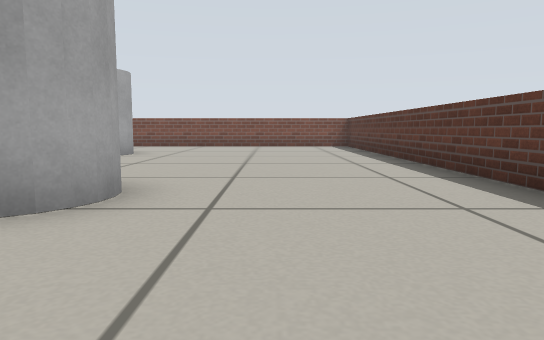
[1] (above)

16 first-person views from a walk through a Gazebo world. The camera is 0.31 m above the floor, tilts 6° down and sees 70° across. The floor is counted in squares, 0.5 m on a side. Each view is taken from the middle of a square. On the plan, view 1 faces up. The plan holds only what a view shows up to about 10 squares ahead; the rest is blank.

[2]
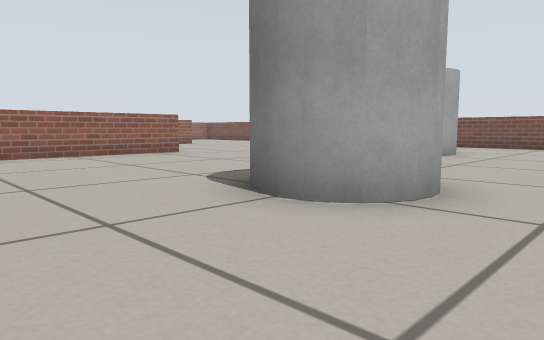

[3]
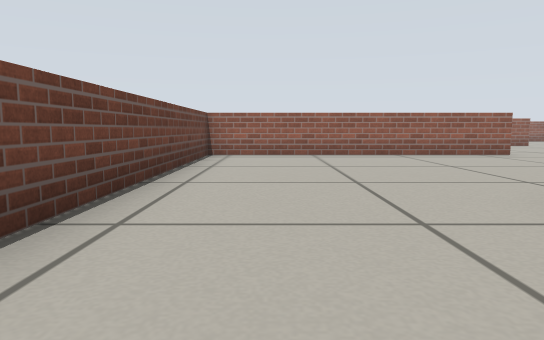

[4]
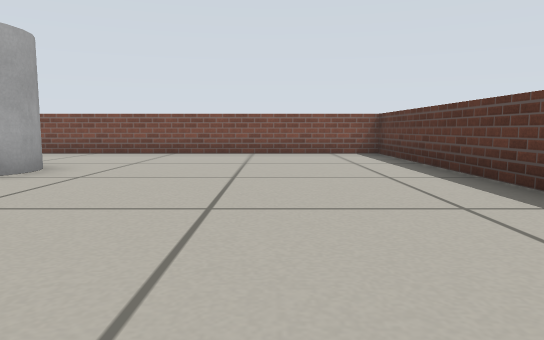

[5]
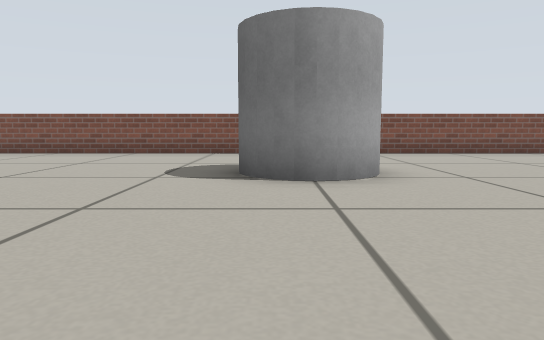

[6]
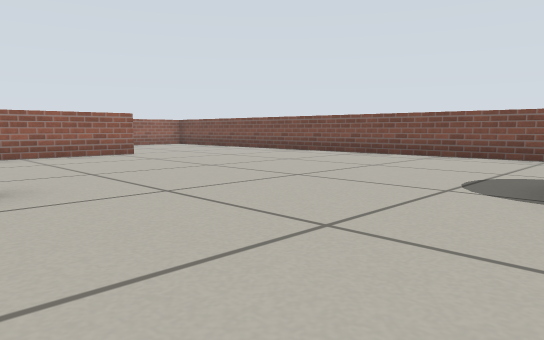

[7]
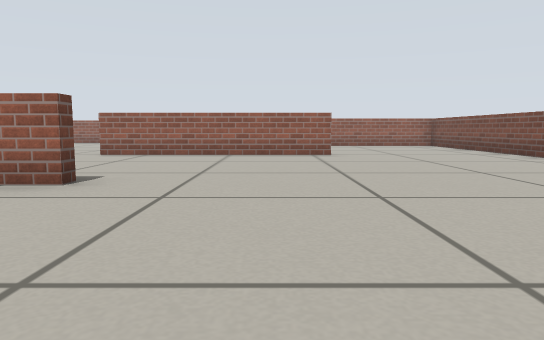

[8]
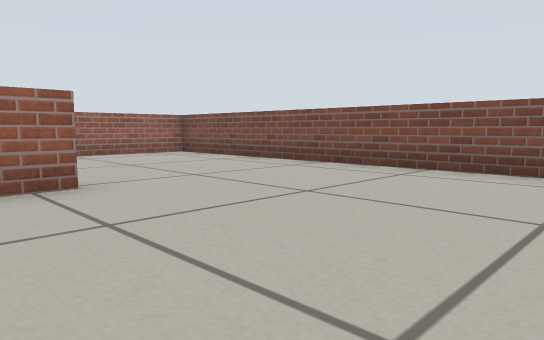

[9]
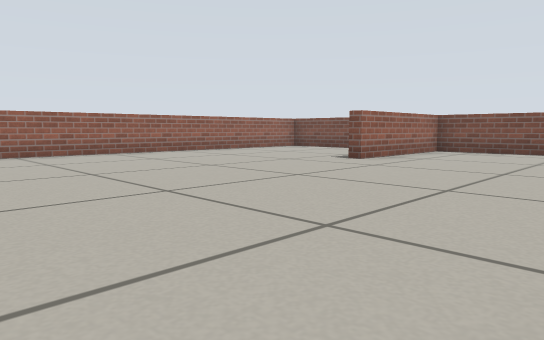

[10]
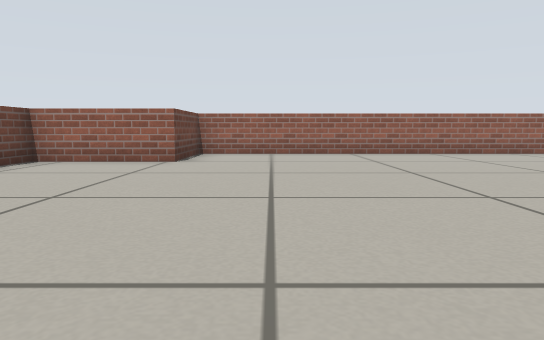

[11]
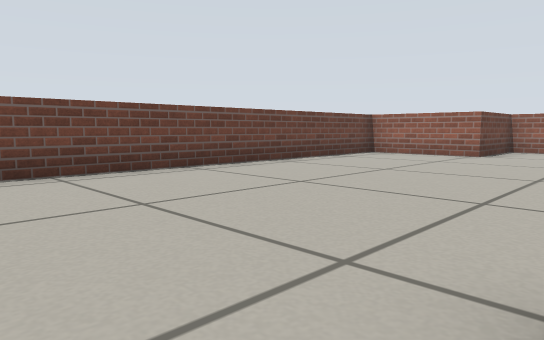

[12]
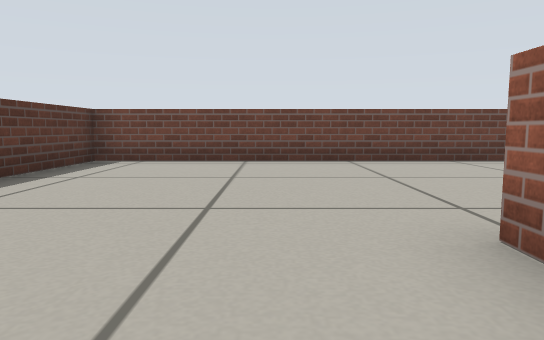

[13]
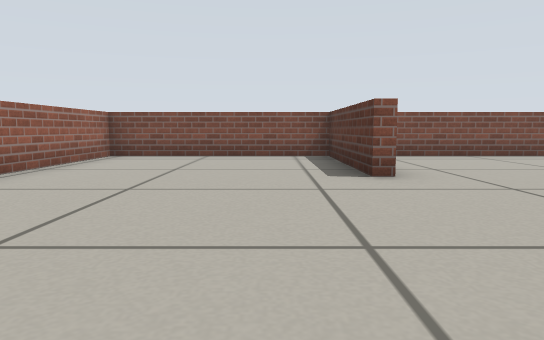

[14]
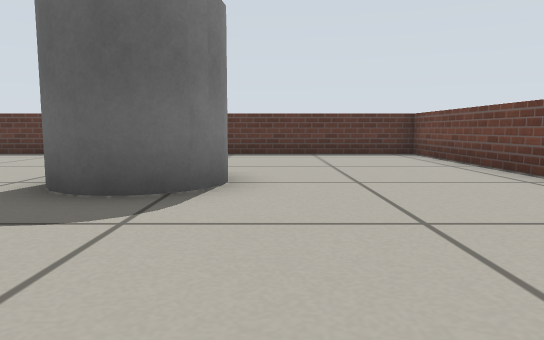

[15]
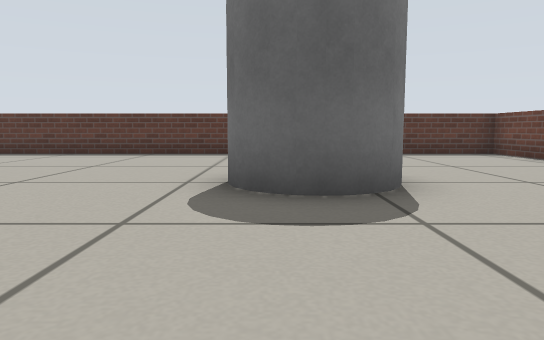

[16]
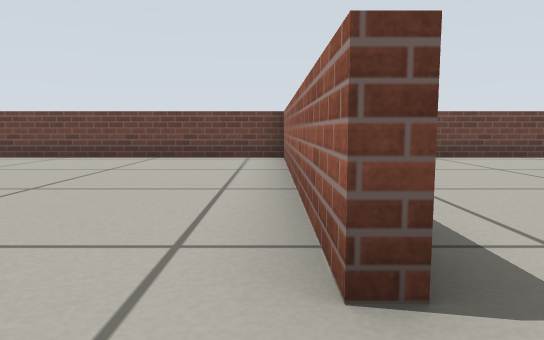

### Floor plan
Points are (right, up) in squares from view 1. A wall is a line through its corners. A room is listed if a view was taken in it or the views show most of it. See-through windows are left out.
Room 1 (views 1, 2, 3, 4, 5, 6, 7, 8, 9, 10, 11, 12, 13, 14, 15, 16)
walls: (-9.3, 5.7) (-9.3, -1.5) (2.7, -1.5) (2.7, 13.9) (-18.4, 13.9); (-14.3, 9.5) (-14.3, 3.9); (-19.7, 10) (-19.7, 13.9) (-24.7, 13.9) (-24.7, 1.2) (-22.3, 1.2) (-22.3, -1.5) (-9.6, -1.5) (-9.6, 1.1); (-19.4, 12.9) (-19.4, 10)
objects: grey cylinder (-5, 9) to (-4, 10); grey cylinder (-3, 3) to (-2, 4)

Where each view was taken, in squares from view 1:
view 1: 0 up, 0 right, facing up
view 2: 0 up, 0 right, facing up-left
view 3: 0 up, 0 right, facing left
view 4: 4 up, 0 right, facing up
view 5: 4 up, 5 left, facing up
view 6: 5 up, 5 left, facing up-left
view 7: 8 up, 5 left, facing left
view 8: 8 up, 10 left, facing up-left
view 9: 3 up, 15 left, facing up-left
view 10: 3 up, 15 left, facing left
view 11: 4 up, 13 left, facing down-left
view 12: 6 up, 13 left, facing down
view 13: 5 up, 21 left, facing up
view 14: 2 up, 7 left, facing right
view 15: 4 up, 7 left, facing right
view 16: 7 up, 9 left, facing down
